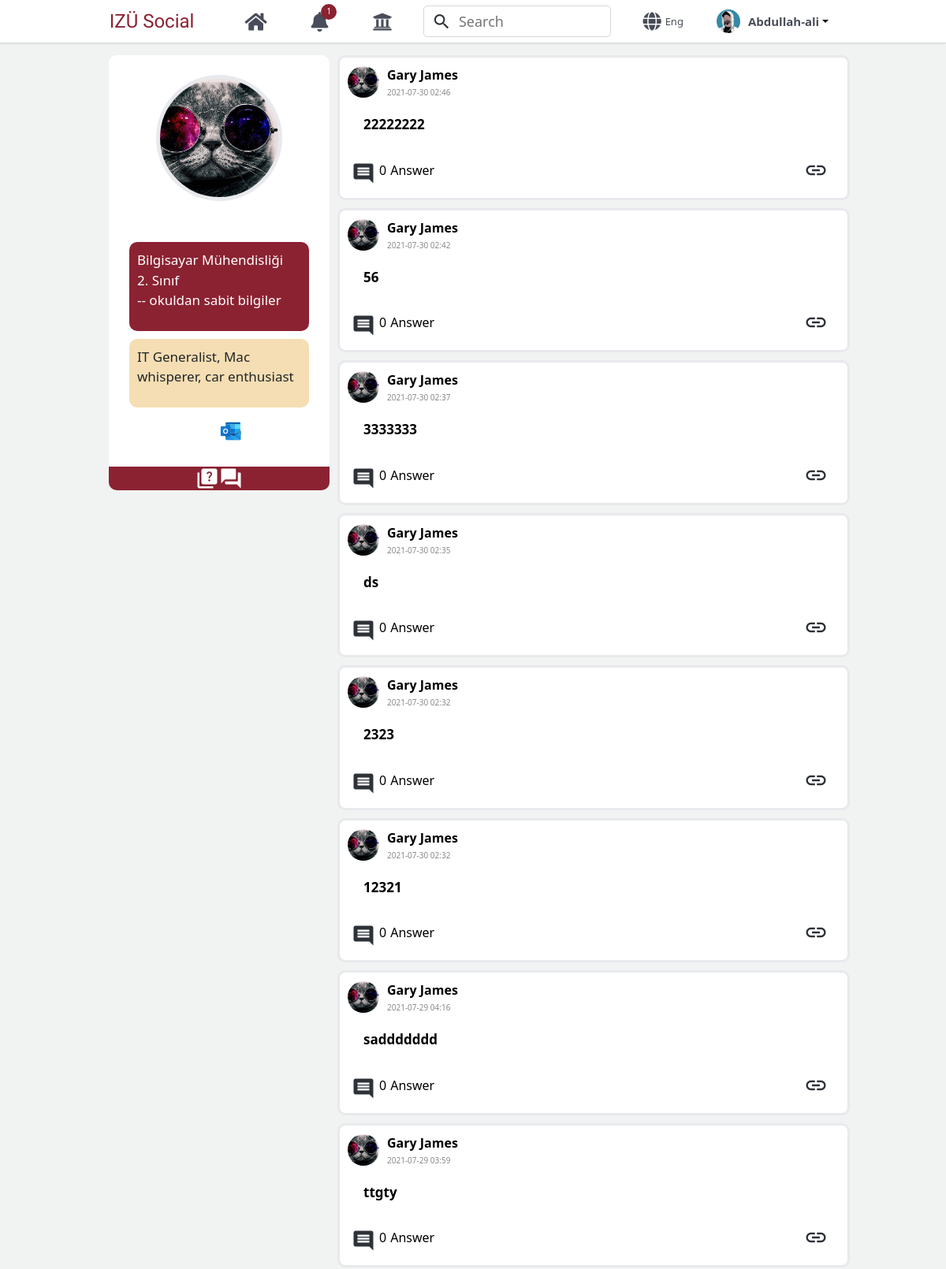
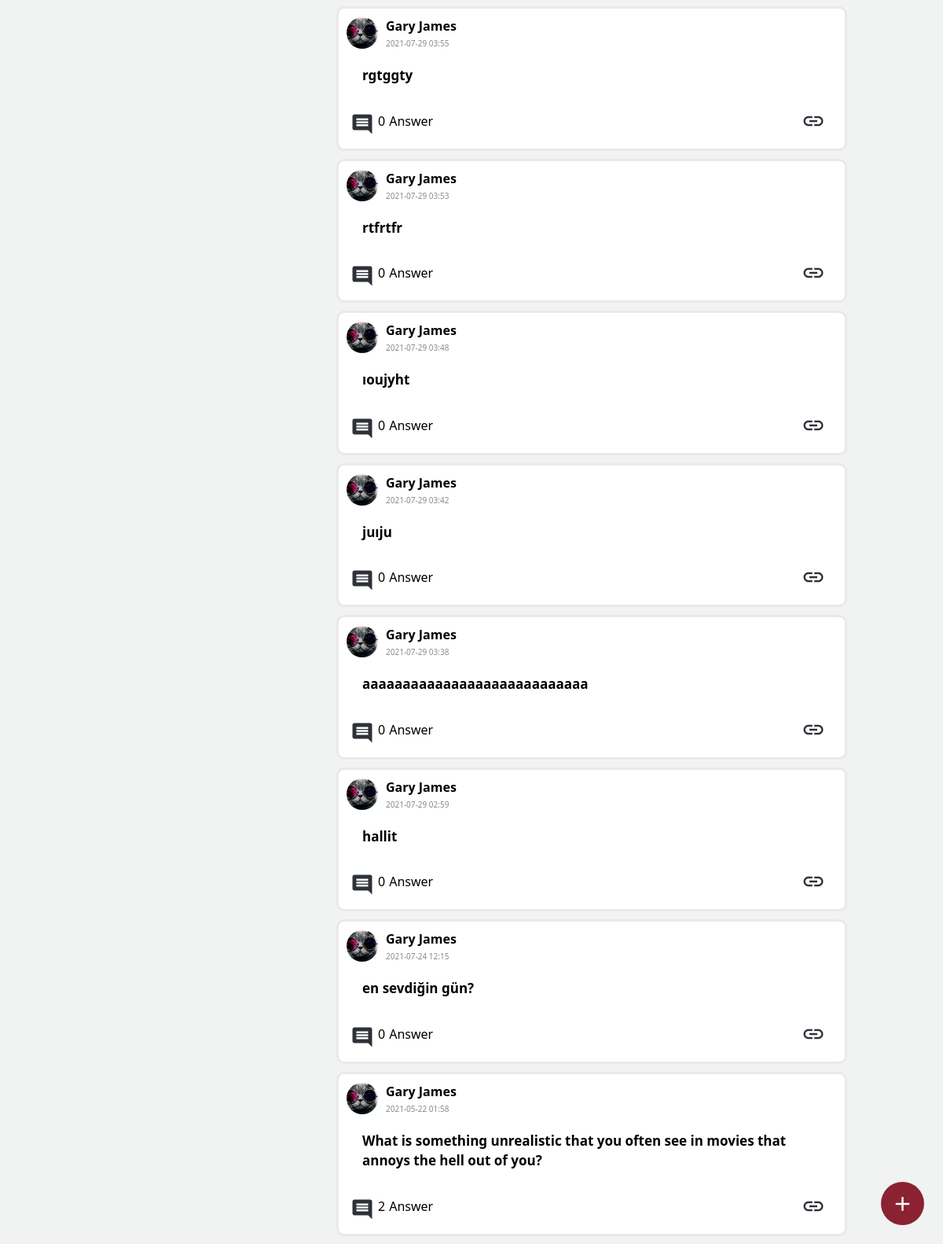
Screenshot of /Profile.php?userID=24&guestID=18 (signed in) with the database file from the repository (2 pictures, top to bottom).
### tables this page shows
CREATE TABLE `users` (
  `UserID` int(11) UNSIGNED NOT NULL,
  `Email` varchar(70) NOT NULL,
  `Name` varchar(30) NOT NULL,
  `Phone_Number` varchar(15) NOT NULL,
  `Password` varchar(30) NOT NULL,
  `Profile_Picture` varchar(100) DEFAULT NULL,
  `User_info` varchar(100) DEFAULT NULL
);

CREATE TABLE `questions` (
  `QuestionID` int(11) UNSIGNED NOT NULL,
  `Question` varchar(500) NOT NULL,
  `Question_type` int(2) NOT NULL DEFAULT 1,
  `Section_Name` varchar(50) DEFAULT NULL,
  `Question_Date` varchar(100) NOT NULL,
  `Option1` varchar(150) DEFAULT NULL,
  `Option2` varchar(150) DEFAULT NULL,
  `Option3` varchar(150) DEFAULT NULL,
  `Option4` varchar(150) DEFAULT NULL,
  `Option5` varchar(150) DEFAULT NULL,
  `Correct_Option` varchar(150) DEFAULT NULL,
  `Yes` int(2) DEFAULT 0,
  `No` int(2) DEFAULT 0,
  `UserID` int(11) UNSIGNED NOT NULL
);

### Profile.php (the view, shortened to what this page needs)
<?php
require_once("connection.php");
?>
<html lang="en">
<head>
    <link rel="stylesheet" href="bootstrap.min.css">
    <link rel="stylesheet" href="https://cdnjs.cloudflare.com/ajax/libs/font-awesome/5.15.3/css/all.min.css" />
    <link rel="stylesheet" href="indexStyle.css">
    <link rel="stylesheet" href="Second_index.css">
    <link rel="stylesheet" href="Question.css">
    <link rel="stylesheet" href="Profile_Style.css">
</head>
<body>
<nav  id="navBar">
        <div class="rowflex" id="navbar_big_div">
            <div>
                <a class="brand" href="index.php?userID=<?php echo $_SESSION["userID"];?>" >
                IZÜ Social
                </a>
            </div>
            <div class="rowflex ml-5 mr-4" id="Home_icon">
                <a class="nav-link" href="index.php?userID=<?php echo $_SESSION["userID"];?>">
                    <i class="fas fa-home font-adjust nav_icons_color" style="font-size:25px"></i>
                </a>
            </div>
            <div class="rowflex" id="Notifications_icon">
                <a class="nav-link" href="#">
                    <i class="fas fa-bell font-adjust nav_icons_color" style="font-size:25px"></i>
                </a>
                <div class="Notifications_icon_number">
                    1
                </div>
            </div>
            <div class="rowflex ml-4 mr-4 "  id="Campus_icon">
                <a class="nav-link" href="https://kampus.izu.edu.tr/login" target="_blank">
                    <i class="fas fa-university font-adjust nav_icons_color " style="font-size:25px" ></i>
                </a>
            </div>
            <div class="SearchBarContainer  mr-4 rowflex">
                <div style="order:1;cursor:pointer;width:10%;" class="icon_div rowflex">
                <span class="material-icons" name="search_botton" style="font-size:25;color:#999CA6s;">
                </span>
                </div>
                <div style="order:2;width:90%">
                <input type="text" id="search" placeholder="Search" name="search_input" >
                </div>
            </div>
            <div class="dropdown flex_row_start" id="Language_icon">
                <a class="nav-link" style="color:white" href="#" id="navbarDropdown" role="button" data-toggle="dropdown" aria-haspopup="true" aria-expanded="false">
                <i class="fas fa-globe font-adjust nav_icons_color rowflex" style="font-size:24px">
                <span style="font-size:13px;padding-left:5px;font-weight:normal">Eng</span></i>
                </a>
            </div>
                <div class="dropdown rowflex ml-3" style="width:auto"  id="Profile_icon">
                    <a style="cursor:pointer" data-toggle="dropdown" class="dropdown-toggle rowflex Black_Link">
                        <div class="smallPicDiv" alt="profile" title="Profile"
                            style=";background-image: url(user_images/<?php echo $_SESSION["Profile_Picture"];?>);
                            width: 30;height: 30;margin-right:10px">
                        </div> <span style="color:#494D59;font-size:15px"><?php echo $_SESSION["Name"];?></span>
                    </a>
                </div>
        </div>
</nav>
<div class="fixed_ask_div rowflex  AskButton">
  <span class="material-icons" style="font-size:30px;color:white">
  </span>
</div>
<div class="ProfilePage_Box">
<?php
 $userid=$_GET["guestID"];
$select=mysqli_query($connection,"SELECT * FROM users WHERE UserID=$userid");
    while($info = mysqli_fetch_assoc($select)){
        ?>
<div style="order:1" class="left_Side">
<div id="ProfileDiv">
             <div class="profilePicDiv" style="order:1;background-image: url(user_images/<?php echo $info["Profile_Picture"];?>)"></div>
             <div style="order:5;display: flex;flex-direction: row;justify-content:center;align-items: flex-start;margin:10px">
                <img src="images/students_30px.png" alt="student" >
               <a href="http://">
                <img src="images/microsoft_outlook_2019_30px.png" alt="outlook" >
               </a>
            </div>
    <div class="info" style="order:2;word-wrap: break-word;max-width:130px">
           <h5 style="color:white;order:2">
           </h5>
    </div>
 <div class="textareaProfile" style="background-color:#8B2232;color:white;order:3">
  <p>
  Bilgisayar Mühendisliği<br>
  2. Sınıf<br>
  -- okuldan sabit bilgiler
  </p>
 </div>
  <div class="textareaProfile" style="order:4">
  <p>
     <?php
         echo $info["User_info"];
     ?>
     </p>
 </div>
</div>
 <div class="profileMenu">
    <span class="material-icons" style="font-size:30;cursor: pointer;color:white;" onclick="showMyQuestions()"  id="QButton">
    </span>
    <span class="material-icons" style="font-size:30;cursor: pointer;color:white;" onclick="showMyAnswers()"id="AButton">
    </span>
 </div>
 </div>
 <div style="order:2;" class="right_Side">
<div id="Sorularim">
 <?php
 $userid=$info["UserID"];
 $select_query=mysqli_query($connection,"SELECT * FROM questions WHERE UserID=$userid ORDER BY QuestionID DESC");
 while($AllQuestions = mysqli_fetch_assoc($select_query)){
 ?>
  <div class="ProfilePage_Containers">
    <div style="order: 1;display:flex;flex-direction:row;align-items:center">
         <div class="smallPicDiv" style="order: 1;margin-right:10px;background-image: url(user_images/<?php echo $info["Profile_Picture"];?>)"></div>
        <div style="order: 2;display:flex;flex-direction:column;align-items:flex-start">
         <div>
         <a href="Profile.php?userID=<?php echo $_SESSION["userID"];?>&guestID=<?php echo $info["UserID"];?>" class="Black_Link">
            <?php
                echo $info["Name"];
            ?>
         </a>
         </div>
          <div style="font-size: 10px;margin-top:3px;color:rgb(139, 138, 138)">
           <?php
          echo $AllQuestions["Question_Date"];
           ?>
          </div>
        </div>
    </div>
    <div style="padding:20px 20px 20px 20px;font-size: 17px;order: 2;word-wrap: break-word;font-weight: bold;">
    <a href="QuestionPreview.php?userID=<?php echo $_SESSION["userID"];?>&QuestionID=<?php echo  $AllQuestions["QuestionID"];?>" class="questionLink">
        <?php echo $AllQuestions["Question"];?>
        </a>
    </div>
        <div class="ProfilePage_Containers_footer" style="order:3;">
             <a href="QuestionPreview.php?userID=<?php echo $_SESSION["userID"];?>&QuestionID=<?php echo  $AllQuestions["QuestionID"];?>" class="Black_Link">
            <div style="margin-right: 15px;margin-top:8px;text-align: center;">
                <span class="material-icons" alt="comment" style="font-size:30;margin-left: 5px;float: left;cursor: pointer;">
                </span>
                <h6 style="margin-top: 2px;font-weight: normal;float: left;margin-left: 5px;">
                <?php
                 $questionid=$AllQuestions["QuestionID"];
                 $selectquery=mysqli_query($connection,"SELECT * FROM answers WHERE QuestionID=$questionid");
                 $row= mysqli_num_rows($selectquery);
                 echo $row;
                ?>
                </h6>
                <h6 style="margin-top: 2px;font-weight: normal;float: left;margin-left: 5px;">Answer</h6>
            </div>
            </a>
            <span class="material-icons" alt="link" style="font-size:30;margin-right: 15px;cursor: pointer;">
            </span>
        </div>
  </div>
 <?php
 }
 ?>
</div>
 </div>
<?php
}
?>
</div>
</body>
</html>

### indexStyle.css (style rules this page uses)
* { font-family: 'Segoe UI'; padding: 0px; margin: 0px; box-sizing: border-box; }
html { scroll-behavior: smooth; width: 100vw; }
body { background-color: rgb(241, 242, 242); margin: 0; padding: 70px 0px 100px 0px ; width: 100vw; overflow-x: hidden; }
#navbar_big_div { min-height: 100%; min-width: 100%; padding: 5px; }
.brand { color:#8b2232; padding-left: 0; font-family: 'Merienda One', sans-serif; font-size: 24px; }
#navBar { position:fixed; width: 100vw; padding: 0px; margin: 0; top: 0px; height:55px; background: #fff; border-bottom: 1px solid #d6d6d6; box-shadow: 0 0 4px rgba(0,0,0,.1); z-index: 50; }
.fixed_ask_div { position: fixed; display: block; right: 24px; bottom: 24px; z-index: 100; border-radius: 50%; min-height: 55px; min-width: 55px; background-color:#8b2232 ; cursor: pointer; }
.nav_icons_color { color:#494D59; }
.SearchBarContainer { display: flex; flex-direction: row; align-items: center; justify-content: center; box-sizing: border-box; border-radius: 5px; width: 20%; min-width: 200px; background-color: white; border: 1px solid #d6d6d6; }
.SearchBarContainer input { outline: none; border:none; border-top-right-radius: 10px; border-bottom-right-radius: 10px; font-size: 18px; min-height: 38px; width: 100%; height: 100%; background-color:white; padding-left: 10px; padding-right: 20px; }
.icon_div { box-sizing: border-box; width: 10%; height: auto; background-color:white ; border-top-left-radius: 10px; border-bottom-left-radius: 10px; margin: 0px 0px 0px 10px; }
.smallPicDiv { width: 40; height: 40; border-radius: 50%; background-repeat: no-repeat; background-position: center; background-size: cover; }
.Black_Link { text-decoration: none; color: black; font-weight: bold; }
.questionLink { text-decoration: none; color: black; }
.material-icons { color:#2D3138; background:none ; outline: none; }

### Second_index.css (style rules this page uses)
.flex_row_start { display: flex; flex-direction: row; align-items:center; justify-content: flex-start; }
#navbar_big_div { height: 100%; }
#Notifications_icon { position: relative; }
#Profile_icon { padding: 0px 10px 0px 10px; }
#Home_icon,#Campus_icon,#Language_icon:hover,#Profile_icon:hover { height: 100%; }
.Notifications_icon_number { position: absolute; min-height:20px; min-width: 20px; width: auto; height: auto; top: -2px; right: 5px; padding: 0px 0px 1px 0px; border-radius: 10px; background-color: #8b2232; z-index: 100; color: white; font-size: 10px; display: flex; flex-direction: row; align-items: center; justify-content: center; text-align: center; cursor: pointer; }

### Question.css (style rules this page uses)
.rowflex { display: flex; flex-direction: row; align-items: center; justify-content: center; }

### rows the page displays
users: Profile_Picture (picture), User_info "IT Generalist, Mac whisperer, car enthusiast"
questions: UserID.Profile_Picture (picture), UserID.Name "Gary James", Question_Date "2021-07-30 02:46", Question "22222222", row "0"
questions: UserID.Profile_Picture (picture), UserID.Name "Gary James", Question_Date "2021-07-30 02:42", Question "56", row "0"
questions: UserID.Profile_Picture (picture), UserID.Name "Gary James", Question_Date "2021-07-30 02:37", Question "3333333", row "0"
questions: UserID.Profile_Picture (picture), UserID.Name "Gary James", Question_Date "2021-07-30 02:35", Question "ds", row "0"
questions: UserID.Profile_Picture (picture), UserID.Name "Gary James", Question_Date "2021-07-30 02:32", Question "2323", row "0"
questions: UserID.Profile_Picture (picture), UserID.Name "Gary James", Question_Date "2021-07-30 02:32", Question "12321", row "0"
questions: UserID.Profile_Picture (picture), UserID.Name "Gary James", Question_Date "2021-07-29 04:16", Question "saddddddd", row "0"
questions: UserID.Profile_Picture (picture), UserID.Name "Gary James", Question_Date "2021-07-29 03:59", Question "ttgty", row "0"
questions: UserID.Profile_Picture (picture), UserID.Name "Gary James", Question_Date "2021-07-29 03:55", Question "rgtggty", row "0"
questions: UserID.Profile_Picture (picture), UserID.Name "Gary James", Question_Date "2021-07-29 03:53", Question "rtfrtfr", row "0"
questions: UserID.Profile_Picture (picture), UserID.Name "Gary James", Question_Date "2021-07-29 03:48", Question "ıoujyht", row "0"
questions: UserID.Profile_Picture (picture), UserID.Name "Gary James", Question_Date "2021-07-29 03:42", Question "juıju", row "0"
questions: UserID.Profile_Picture (picture), UserID.Name "Gary James", Question_Date "2021-07-29 03:38", Question "aaaaaaaaaaaaaaaaaaaaaaaaaaaa", row "0"
questions: UserID.Profile_Picture (picture), UserID.Name "Gary James", Question_Date "2021-07-29 02:59", Question "hallit", row "0"
questions: UserID.Profile_Picture (picture), UserID.Name "Gary James", Question_Date "2021-07-24 12:15", Question "en sevdiğin gün?", row "0"
questions: UserID.Profile_Picture (picture), UserID.Name "Gary James", Question_Date "2021-05-22 01:58", Question "What is something unrealistic that you often see in movies that annoys the hell out of you?", row "2"

### other values shown
$_SESSION["Name"] "Abdullah-ali"
